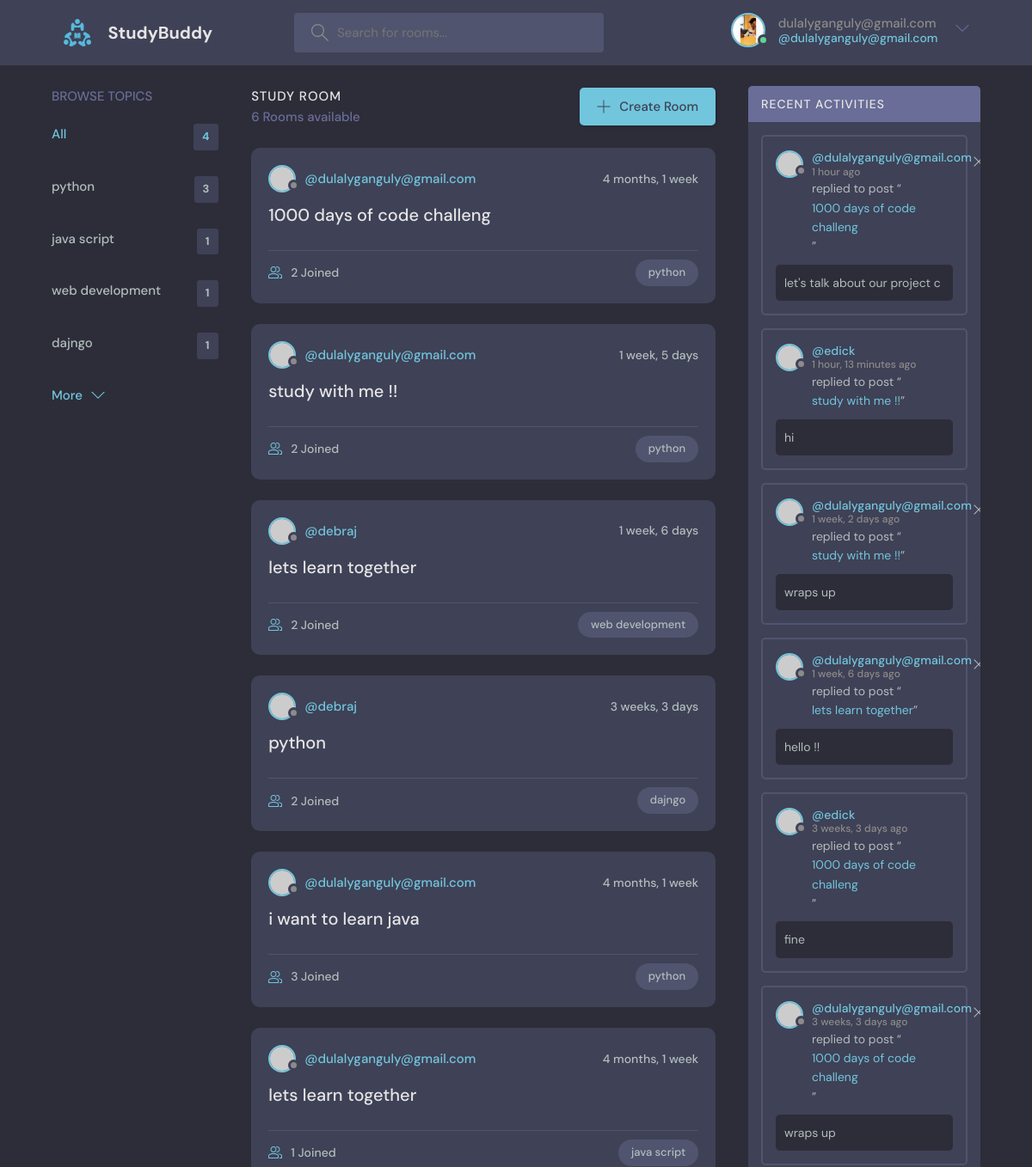
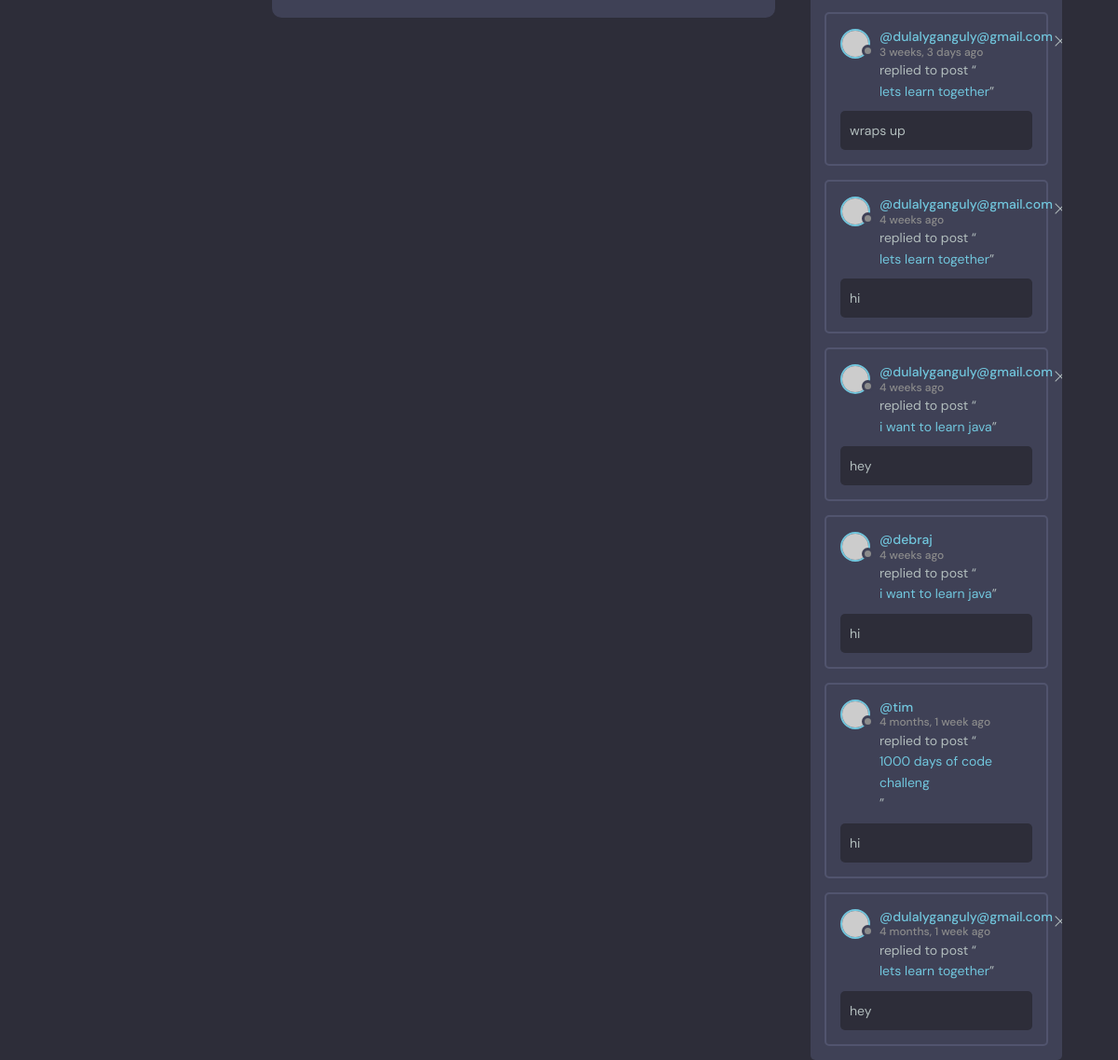
The app's page / (signed in) with its own data (2 pictures, top to bottom).
### base/models.py (models this page shows, shortened)
class Topic(models.Model):
    name = models.CharField(max_length=200)

class Room(models.Model):
    host = models.ForeignKey(User, on_delete=models.SET_NULL, null=True)
    topic = models.ForeignKey(Topic, on_delete=models.SET_NULL, null=True)
    name = models.CharField(max_length=200)
    description = models.TextField(null=True, blank=True)
    participants = models.ManyToManyField(User, related_name='participants', blank=True)
    updated = models.DateTimeField(auto_now=True)
    created = models.DateTimeField(auto_now_add=True)
    class Meta:
        ordering = ['-updated', '-created']

class Message(models.Model):
    user = models.ForeignKey(User, on_delete=models.CASCADE)
    room = models.ForeignKey(Room, on_delete=models.CASCADE)
    body = models.TextField()
    updated = models.DateTimeField(auto_now=True)
    created = models.DateTimeField(auto_now_add=True)
    class Meta:
        ordering = ['-updated', '-created']

### base/views.py (the view)
# urls.py: path('', views.home, name='home'),
def home(request):
    q = request.GET.get('q') if request.GET.get('q') is not None else ''
    rooms = Room.objects.filter(
        Q(topic__name__icontains=q) |
        Q(name__icontains=q) |
        Q(description__icontains=q)
    )
    topics = Topic.objects.all()
    room_count = rooms.count()
    room_message = Message.objects.filter(Q(room__topic__name__icontains = q))
    context = {'rooms': rooms, 'topics': topics, 'room_count': room_count,'room_message':room_message}
    return render(request, 'base/home.html', context)

### base/templates/base/home.html (shortened to what this page needs)
{% extends 'main.html'%}
{% block content  %}
    <main class="layout layout--3">
      <div class="container">
        {% include 'base/topics_component.html'%}
        <div class="roomList">
          <div class="roomList__header">
            <div>
              <h2>Study Room</h2>
              <p>{{room_count }} Rooms available</p>
            </div>
            <a class="btn btn--main" href="create-room.html">
              <svg version="1.1" xmlns="http://www.w3.org/2000/svg" width="32" height="32" viewBox="0 0 32 32">
                <title>add</title>
                <path
                  d="M16.943 0.943h-1.885v14.115h-14.115v1.885h14.115v14.115h1.885v-14.115h14.115v-1.885h-14.115v-14.115z"
                ></path>
              </svg>
              Create Room
            </a>
          </div>
        {%include 'base/feed_component.html'%}
        </div>
        {%include 'base/activity_component.html'%}
      </div>
    </main>
{% endblock  %}

### base/templates/navbar.html (shortened to what this page needs)
{% load static %}
<header class="header header--loggedIn">
    <div class="container">
      <a href="{% url 'home' %}" class="header__logo">
        <img src="{% static 'images/favicon.ico' %}" alt="logo">
        <h1>StudyBuddy</h1>
      </a>
      <form class="header__search" method = "GET" action = "{% url 'home'%}">
        <label>
          <input name ="q" placeholder="Search for rooms..." />
        </label>
      </form>
      <nav class="header__menu">
        {% if request.user.is_authenticated %}
        <div class="header__user">
          <a href="profile.html">
            <div class="avatar avatar--medium active">
              <img src="{%static 'images/6AB9A0C2-1816-4E82-9A41-6B07CA1870B2_1_105_c.jpeg'%}" />
            </div>
            <p> {{request.user.username}} <span>@{{request.user.username}}</span></p>
          </a>
          <button class="dropdown-button">
            <svg version="1.1" xmlns="http://www.w3.org/2000/svg" width="32" height="32" viewBox="0 0 32 32">
              <title>chevron-down</title>
              <path d="M16 21l-13-13h-3l16 16 16-16h-3l-13 13z"></path>
            </svg>
          </button>
        </div>
         {%else%}
         <a href="{%url 'login'%}">
          <img src="{% static 'images/avatar.svg'%}" />
          <p>Login</p>
          </a>
        {%endif%}
      </nav>
    </div>
  </header>

### base/templates/base/topics_component.html
<div class="topics">
    <div class="topics__header">
      <h2>Browse Topics</h2>
    </div>
    <ul class="topics__list">
      <li>
        <a href="{%url 'home'%}" class="active">All<span>{{topics.count}}</span></a>
      </li>
      {%for topic in topics%}
      <li>
        <a href="{% url 'home' %}?q={{ topic.name }}">{{topic.name}}<span>{{topic.room_set.all.count}} </span></a>
      </li>
      {%endfor %}
    </ul>
    <a class="btn btn--link" href="topics.html">
      More
      <svg version="1.1" xmlns="http://www.w3.org/2000/svg" width="32" height="32" viewBox="0 0 32 32">
        <title>chevron-down</title>
        <path d="M16 21l-13-13h-3l16 16 16-16h-3l-13 13z"></path>
      </svg>
    </a>
  </div>

### base/templates/base/feed_component.html (shortened to what this page needs)
{% for room in rooms%}
<div class="roomListRoom">
  <div class="roomListRoom__header">
    <a href="{% url 'user-profile' room.host.id%}" class="roomListRoom__author">
      <div class="avatar avatar--small">
        <img src="https://randomuser.me/api/portraits/women/11.jpg" />
      </div>
      <span>@{{room.host.username}}</span>
    </a>
    <div class="roomListRoom__actions">
      <span>{{room.created|timesince}}</span>
    </div>
  </div>
  <div class="roomListRoom__content">
    <a href="{% url 'room' room.id %}">{{room.name}}</a>
  </div>
  <div class="roomListRoom__meta">
    <a href="{% url 'room' room.id %}" class="roomListRoom__joined">
      {{room.participants.all.count}} Joined
    </a>
    <p class="roomListRoom__topic">{{room.topic.name}}</p>
  </div>
</div>
{% endfor %}

### base/templates/base/activity_component.html
<div class="activities">
      <div class="activities__header">
        <h2>Recent Activities</h2>
      </div>
      {% for message in room_message %}
      <div class="activities__box">
        <div class="activities__boxHeader roomListRoom__header">
            <a href="{% url 'user-profile' message.user.id %}" class="roomListRoom__author">
            <div class="avatar avatar--small">
              <img src="https://randomuser.me/api/portraits/women/11.jpg" />
            </div>
            <p>
                  @{{message.user.username}}
              <span>{{message.created|timesince}} ago </span>
            </p>
          </a>
          {% if request.user == message.user%}
          <div class="roomListRoom__actions">
            <a href="{%url 'delete-message' message.id%}">
              <svg version="1.1" xmlns="http://www.w3.org/2000/svg" width="32" height="32" viewBox="0 0 32 32">
                <title>remove</title>
                <path
                  d="M27.314 6.019l-1.333-1.333-9.98 9.981-9.981-9.981-1.333 1.333 9.981 9.981-9.981 9.98 1.333 1.333 9.981-9.98 9.98 9.98 1.333-1.333-9.98-9.98 9.98-9.981z"
                ></path>
              </svg>
            </a>
          </div>
           {%endif%}
        </div>
        <div class="activities__boxContent">
          <p>replied to post “<a href="{%url 'room' message.room.id%}">{{message.room.name}}</a>”</p>
          <div class="activities__boxRoomContent">
           {{message.body }}
          </div>
        </div>
      </div>
       {%endfor%}
    </div>

### records on screen
Topic: name "python", room_set.all.count "3"
Topic: name "java script", room_set.all.count "1"
Topic: name "web development", room_set.all.count "1"
Topic: name "dajngo", room_set.all.count "1"
Room: host.username "dulalyganguly@gmail.com", created "4 months, 1 week", name "1000 days of code challeng", participants.all.count "2", topic.name "python"
Room: host.username "dulalyganguly@gmail.com", created "1 week, 5 days", name "study with me !!", participants.all.count "2", topic.name "python"
Room: host.username "debraj", created "1 week, 6 days", name "lets learn together", participants.all.count "2", topic.name "web development"
Room: host.username "debraj", created "3 weeks, 3 days", name "python", participants.all.count "2", topic.name "dajngo"
Room: host.username "dulalyganguly@gmail.com", created "4 months, 1 week", name "i want to learn java", participants.all.count "3", topic.name "python"
Room: host.username "dulalyganguly@gmail.com", created "4 months, 1 week", name "lets learn together", participants.all.count "1", topic.name "java script"
Message: user.username "dulalyganguly@gmail.com", created "1 hour", room.name "1000 days of code challeng", body "let's talk about our project c"
Message: user.username "edick", created "1 hour, 13 minutes", room.name "study with me !!", body "hi"
Message: user.username "dulalyganguly@gmail.com", created "1 week, 2 days", room.name "study with me !!", body "wraps up"
Message: user.username "dulalyganguly@gmail.com", created "1 week, 6 days", room.name "lets learn together", body "hello !!"
Message: user.username "edick", created "3 weeks, 3 days", room.name "1000 days of code challeng", body "fine"
Message: user.username "dulalyganguly@gmail.com", created "3 weeks, 3 days", room.name "1000 days of code challeng", body "wraps up"
Message: user.username "dulalyganguly@gmail.com", created "3 weeks, 3 days", room.name "lets learn together", body "wraps up"
Message: user.username "dulalyganguly@gmail.com", created "4 weeks", room.name "lets learn together", body "hi"
Message: user.username "dulalyganguly@gmail.com", created "4 weeks", room.name "i want to learn java", body "hey"
Message: user.username "debraj", created "4 weeks", room.name "i want to learn java", body "hi"
Message: user.username "tim", created "4 months, 1 week", room.name "1000 days of code challeng", body "hi"
Message: user.username "dulalyganguly@gmail.com", created "4 months, 1 week", room.name "lets learn together", body "hey"

### other values on screen
{{ request.user.username }} "dulalyganguly@gmail.com"
{{ topics.count }} "4"
{{ room_count }} "6"
